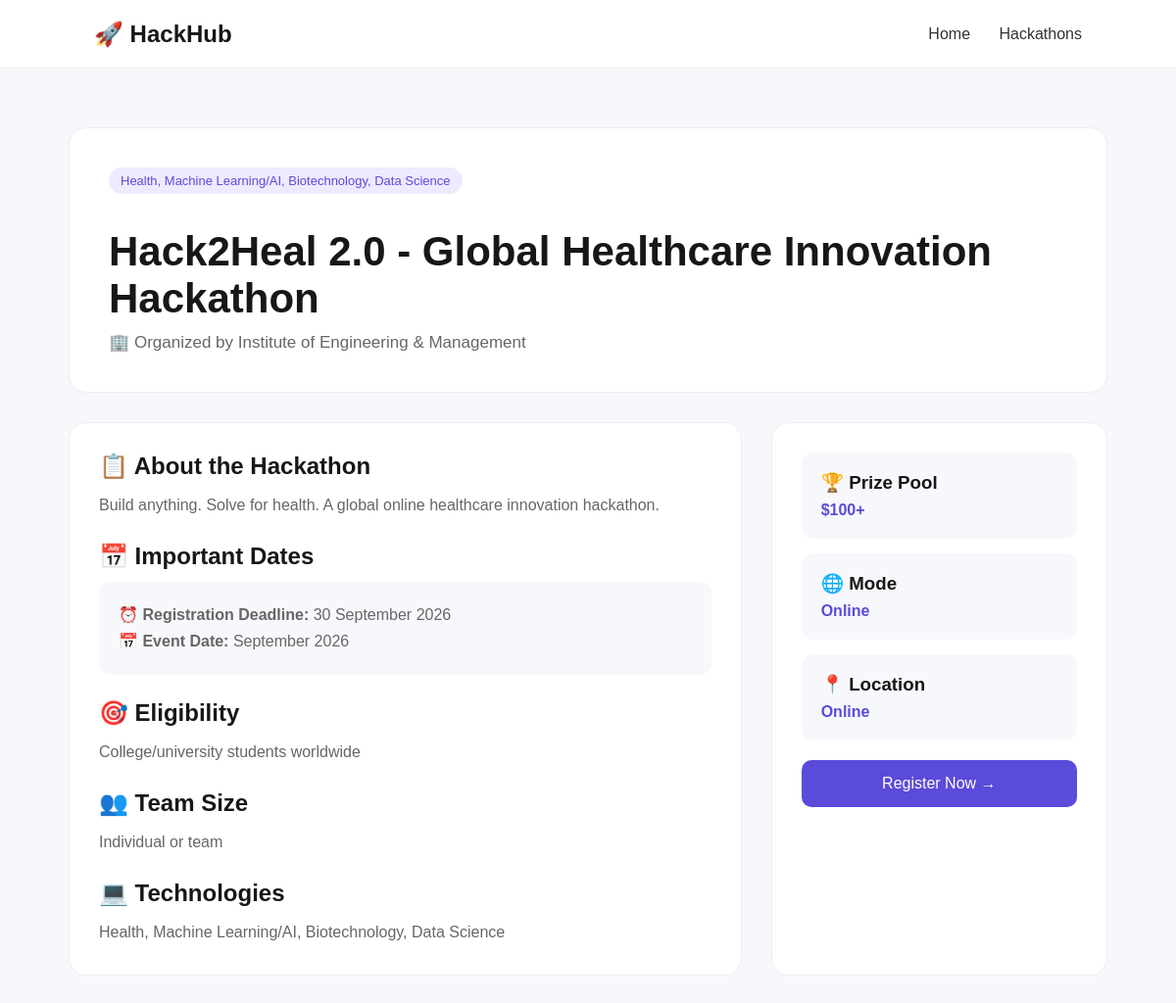
Screenshot of /hackathon/7 with the database file from the repository.
### models/hackathon.py (models this page shows)
class Hackathon(db.Model):
    id = db.Column(
        db.Integer,
        primary_key=True
    )
    name = db.Column(
        db.String(200),
        nullable=False
    )
    organizer = db.Column(
        db.String(200)
    )
    description = db.Column(
        db.Text
    )
    registration_deadline = db.Column(
        db.String(100)
    )
    event_date = db.Column(
        db.String(100)
    )
    location = db.Column(
        db.String(200)
    )
    mode = db.Column(
        db.String(50)
    )
    prize_pool = db.Column(
        db.String(100)
    )
    team_size = db.Column(
        db.String(100)
    )
    eligibility = db.Column(
        db.Text
    )
    technologies = db.Column(
        db.String(500)
    )
    registration_url = db.Column(
        db.String(500)
    )
    source_url = db.Column(
        db.String(500)
    )
    status = db.Column(
        db.String(50),
        default="Open"
    )
    last_updated = db.Column(
        db.DateTime,
        default=datetime.utcnow
    )

### app.py (the view)
@app.route(
    "/hackathon/<int:hackathon_id>"
)
def hackathon_details(
    hackathon_id
):
    hackathon = Hackathon.query.get_or_404(
        hackathon_id
    )
    return render_template(
        "hackathon.html",
        hackathon=hackathon
    )

### templates/hackathon.html (shortened to what this page needs)
<!DOCTYPE html>
<html lang="en">
<head>
    <link rel="stylesheet"
          href="{{ url_for('static', filename='css/style.css') }}">
</head>
<body>
    <nav>
        <h2>🚀 HackHub</h2>
        <div>
            <a href="/">Home</a>
            <a href="/">Hackathons</a>
        </div>
    </nav>
    <section class="details-container">
        <div class="details-header">
            <span class="tag">
                {{ hackathon.technologies }}
            </span>
            <h1>
                {{ hackathon.name }}
            </h1>
            <p class="organizer">
                🏢 Organized by {{ hackathon.organizer }}
            </p>
        </div>
        <div class="details-grid">
            <div class="main-details">
                <h2>📋 About the Hackathon</h2>
                <p>
                    {{ hackathon.description }}
                </p>
                <h2>📅 Important Dates</h2>
                <div class="detail-box">
                    <p>
                        ⏰
                        <strong>
                            Registration Deadline:
                        </strong>
                        {{ hackathon.registration_deadline }}
                    </p>
                    <p>
                        📅
                        <strong>
                            Event Date:
                        </strong>
                        {{ hackathon.event_date }}
                    </p>
                </div>
                <h2>🎯 Eligibility</h2>
                <p>
                    {{ hackathon.eligibility }}
                </p>
                <h2>👥 Team Size</h2>
                <p>
                    {{ hackathon.team_size }}
                </p>
                <h2>💻 Technologies</h2>
                <p>
                    {{ hackathon.technologies }}
                </p>
            </div>
            <div class="side-details">
                <div class="info-box">
                    <h3>🏆 Prize Pool</h3>
                    <p>
                        {{ hackathon.prize_pool }}
                    </p>
                </div>
                <div class="info-box">
                    <h3>🌐 Mode</h3>
                    <p>
                        {{ hackathon.mode }}
                    </p>
                </div>
                <div class="info-box">
                    <h3>📍 Location</h3>
                    <p>
                        {{ hackathon.location }}
                    </p>
                </div>
                <a
                    href="{{ hackathon.registration_url }}"
                    target="_blank"
                    class="register-btn"
                >
                    Register Now →
                </a>
            </div>
        </div>
    </section>
</body>
</html>

### static/css/style.css (style rules this page uses)
* { margin: 0; padding: 0; box-sizing: border-box; }
body { font-family: Arial, sans-serif; background: #f7f8fc; color: #171717; }
nav { height: 70px; padding: 0 8%; display: flex; justify-content: space-between; align-items: center; background: white; border-bottom: 1px solid #eee; }
nav h2 { font-size: 24px; }
nav a { text-decoration: none; color: #333; margin-left: 25px; }
.tag { display: inline-block; padding: 6px 12px; background: #eeeaff; color: #5b4bdb; border-radius: 20px; font-size: 13px; margin-bottom: 15px; }
.details-container { max-width: 1100px; margin: 60px auto; padding: 0 20px; }
.details-header { background: white; padding: 40px; border-radius: 18px; margin-bottom: 30px; border: 1px solid #eee; }
.details-header h1 { font-size: 42px; margin: 20px 0 10px; }
.organizer { color: #666; font-size: 17px; }
.details-grid { display: grid; grid-template-columns: 2fr 1fr; gap: 30px; }
.main-details, .side-details { background: white; padding: 30px; border-radius: 18px; border: 1px solid #eee; }
.main-details h2 { margin-top: 25px; margin-bottom: 12px; }
.main-details h2:first-child { margin-top: 0; }
.main-details p { color: #666; line-height: 1.7; }
.detail-box { background: #f7f8fc; padding: 20px; border-radius: 12px; }
.info-box { background: #f7f8fc; padding: 20px; border-radius: 12px; margin-bottom: 15px; }
.info-box h3 { margin-bottom: 8px; }
.info-box p { color: #5b4bdb; font-weight: bold; }
.register-btn { display: block; text-align: center; text-decoration: none; background: #5b4bdb; color: white; padding: 15px; border-radius: 10px; margin-top: 20px; }

### rows the page displays
Hackathon: technologies "Health, Machine Learning/AI, Biotechnology, Data Science", name "Hack2Heal 2.0 - Global Healthcare Innovation Hackathon", organizer "Institute of Engineering & Management", description "Build anything. Solve for health. A global online healthcare innovation hackathon.", registration_deadline "30 September 2026", event_date "September 2026", eligibility "College/university students worldwide", team_size "Individual or team", prize_pool "$100+", mode "Online", location "Online"
